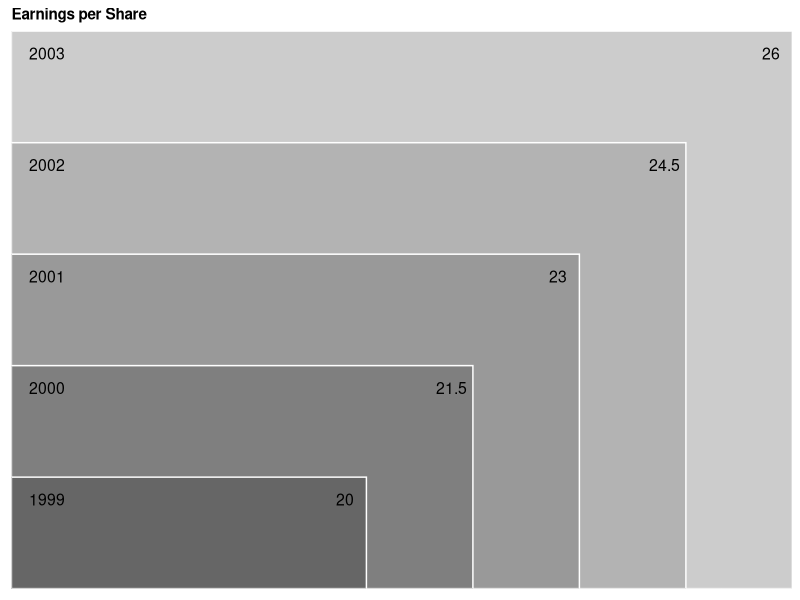
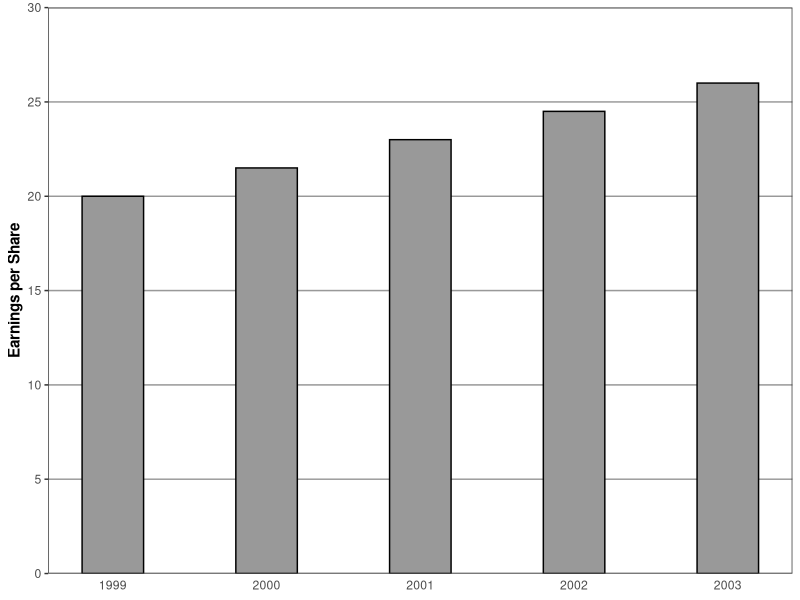

Reproduce these figures in R, in order. (Note: this script raises an error after producing the figures.)
library(ggplot2)
library(gridExtra) #arrangeGrob

this_base <- "fig06-24_earnings-per-share-data"

my_data <- data.frame(
  earnings = c(20, 21.5, 23, 24.5, 26), 
  year = 1999:2003)

p1 <- ggplot(my_data, aes(x = earnings, y = year)) + 
  geom_rect(aes(xmin = rep(15, 5), xmax = rev(earnings), 
                ymin = rep(1998, 5), ymax = rev(1999:2003)), 
            fill = c("grey80", "grey70", "grey60", "grey50", "grey40"), 
            colour = "white") +
  geom_text(x = 15.5, y = my_data$year - 0.2, label = my_data$year, size = 4) +
  geom_text(x = my_data$earnings - 0.3, y = my_data$year - 0.2, 
            label = my_data$earnings, size = 4) +
  scale_x_continuous(limits = c(15, 26), expand = c(0, 0)) +
  scale_y_continuous(breaks = c(1999, 2003, 1), limits = c(1998, 2003),
                     expand = c(0, 0)) +
  ggtitle("Earnings per Share") +
  theme(plot.title = element_text(size = rel(1), face = "bold"),
        axis.text = element_blank(),
        axis.title = element_blank(),
        axis.ticks = element_blank()) 

p1

p2 <- ggplot(my_data, aes(x = year, y = earnings)) +
  geom_bar(stat = "identity", width = 0.4, fill = "grey60", colour = "black") +
  scale_y_continuous(breaks = seq(0, 30, 5), limits = c(0, 30),
                     expand = c(0, 0)) +
  labs(x = NULL, y = "Earnings per Share") +
  theme_bw() +
  theme(panel.grid.major.x = element_blank(),
        panel.grid.major.y = element_line(colour = "grey60"),
        panel.grid.minor = element_blank(),
        axis.title.y = element_text(face = "bold"),
        axis.ticks.x = element_blank())

p2

# arrange plots together 
p3 <- arrangeGrob(
  p1, p2, nrow = 2, heights = c(0.4, 0.6),
  main = textGrob("Fig 6.24 Earnings per Share Data", 
                  just = "top", vjust = 0.75, gp=gpar(fontsize = 14, 
                                                      lineheight = 1, 
                                                      fontface = "bold")))

p3

ggsave(paste0(this_base, ".png"), 
       p3, width = 6, height = 6)

## pedantic: tick marks in between bars 
